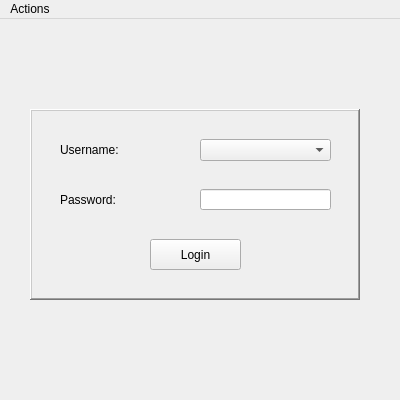
<?xml version="1.0" encoding="UTF-8"?>
<ui version="4.0">
 <class>MainWindow</class>
 <widget class="QMainWindow" name="MainWindow">
  <property name="windowModality">
   <enum>Qt::NonModal</enum>
  </property>
  <property name="geometry">
   <rect>
    <x>0</x>
    <y>0</y>
    <width>400</width>
    <height>400</height>
   </rect>
  </property>
  <property name="sizePolicy">
   <sizepolicy hsizetype="Preferred" vsizetype="Preferred">
    <horstretch>0</horstretch>
    <verstretch>0</verstretch>
   </sizepolicy>
  </property>
  <property name="focusPolicy">
   <enum>Qt::NoFocus</enum>
  </property>
  <property name="windowTitle">
   <string>QSession</string>
  </property>
  <property name="windowIcon">
   <iconset resource="../qresources/libqresources.qrc">
    <normaloff>:/share/qresources/resources/preferences-desktop-splash.svg</normaloff>:/share/qresources/resources/preferences-desktop-splash.svg</iconset>
  </property>
  <property name="autoFillBackground">
   <bool>false</bool>
  </property>
  <property name="dockNestingEnabled">
   <bool>false</bool>
  </property>
  <widget class="QWidget" name="centralwidget">
   <widget class="QFrame" name="frame">
    <property name="geometry">
     <rect>
      <x>30</x>
      <y>90</y>
      <width>330</width>
      <height>191</height>
     </rect>
    </property>
    <property name="frameShape">
     <enum>QFrame::WinPanel</enum>
    </property>
    <property name="frameShadow">
     <enum>QFrame::Raised</enum>
    </property>
    <widget class="QLineEdit" name="PasswordEdit">
     <property name="geometry">
      <rect>
       <x>170</x>
       <y>80</y>
       <width>131</width>
       <height>21</height>
      </rect>
     </property>
     <property name="inputMethodHints">
      <set>Qt::ImhHiddenText|Qt::ImhNoAutoUppercase|Qt::ImhNoPredictiveText</set>
     </property>
     <property name="maxLength">
      <number>64</number>
     </property>
     <property name="echoMode">
      <enum>QLineEdit::Password</enum>
     </property>
    </widget>
    <widget class="QLabel" name="label_2">
     <property name="geometry">
      <rect>
       <x>30</x>
       <y>80</y>
       <width>131</width>
       <height>21</height>
      </rect>
     </property>
     <property name="layoutDirection">
      <enum>Qt::LeftToRight</enum>
     </property>
     <property name="text">
      <string>Password:</string>
     </property>
     <property name="alignment">
      <set>Qt::AlignLeading|Qt::AlignLeft|Qt::AlignVCenter</set>
     </property>
    </widget>
    <widget class="QPushButton" name="LoginButton">
     <property name="geometry">
      <rect>
       <x>120</x>
       <y>130</y>
       <width>91</width>
       <height>31</height>
      </rect>
     </property>
     <property name="text">
      <string>Login</string>
     </property>
     <property name="icon">
      <iconset resource="../qresources/libqresources.qrc">
       <normaloff>:/share/qresources/resources/edit-redo.svg</normaloff>:/share/qresources/resources/edit-redo.svg</iconset>
     </property>
    </widget>
    <widget class="QComboBox" name="UserNameBox">
     <property name="geometry">
      <rect>
       <x>170</x>
       <y>30</y>
       <width>131</width>
       <height>22</height>
      </rect>
     </property>
    </widget>
    <widget class="QLabel" name="label">
     <property name="geometry">
      <rect>
       <x>30</x>
       <y>30</y>
       <width>131</width>
       <height>21</height>
      </rect>
     </property>
     <property name="layoutDirection">
      <enum>Qt::LeftToRight</enum>
     </property>
     <property name="text">
      <string>Username:</string>
     </property>
     <property name="alignment">
      <set>Qt::AlignLeading|Qt::AlignLeft|Qt::AlignVCenter</set>
     </property>
    </widget>
   </widget>
  </widget>
  <widget class="QMenuBar" name="menubar">
   <property name="geometry">
    <rect>
     <x>0</x>
     <y>0</y>
     <width>400</width>
     <height>20</height>
    </rect>
   </property>
   <widget class="QMenu" name="menuActions">
    <property name="title">
     <string>Actions</string>
    </property>
    <addaction name="actionShutdown"/>
    <addaction name="actionReboot"/>
   </widget>
   <addaction name="menuActions"/>
  </widget>
  <action name="actionShutdown">
   <property name="icon">
    <iconset resource="../qresources/libqresources.qrc">
     <normaloff>:/share/qresources/resources/exit.svg</normaloff>:/share/qresources/resources/exit.svg</iconset>
   </property>
   <property name="text">
    <string>Shutdown</string>
   </property>
  </action>
  <action name="actionReboot">
   <property name="icon">
    <iconset resource="../qresources/libqresources.qrc">
     <normaloff>:/share/qresources/resources/system-reboot.svg</normaloff>:/share/qresources/resources/system-reboot.svg</iconset>
   </property>
   <property name="text">
    <string>Reboot</string>
   </property>
  </action>
 </widget>
 <resources>
  <include location="../qresources/libqresources.qrc"/>
 </resources>
 <connections/>
</ui>
